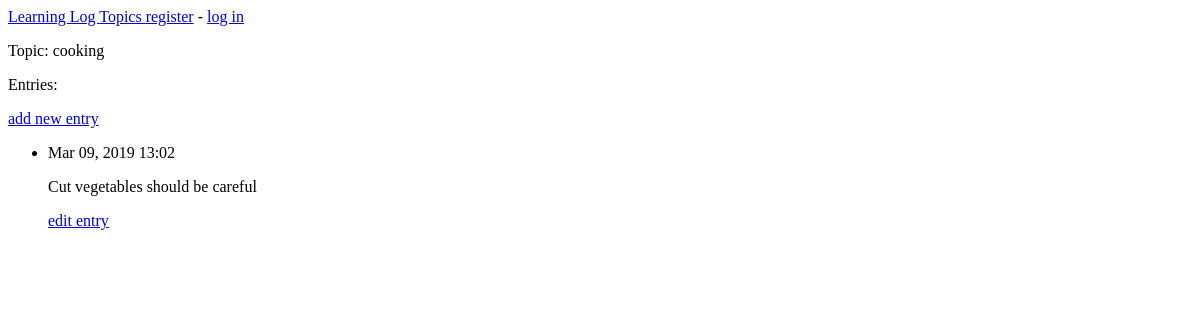
The page /topics/1/ on the database as committed earlier.
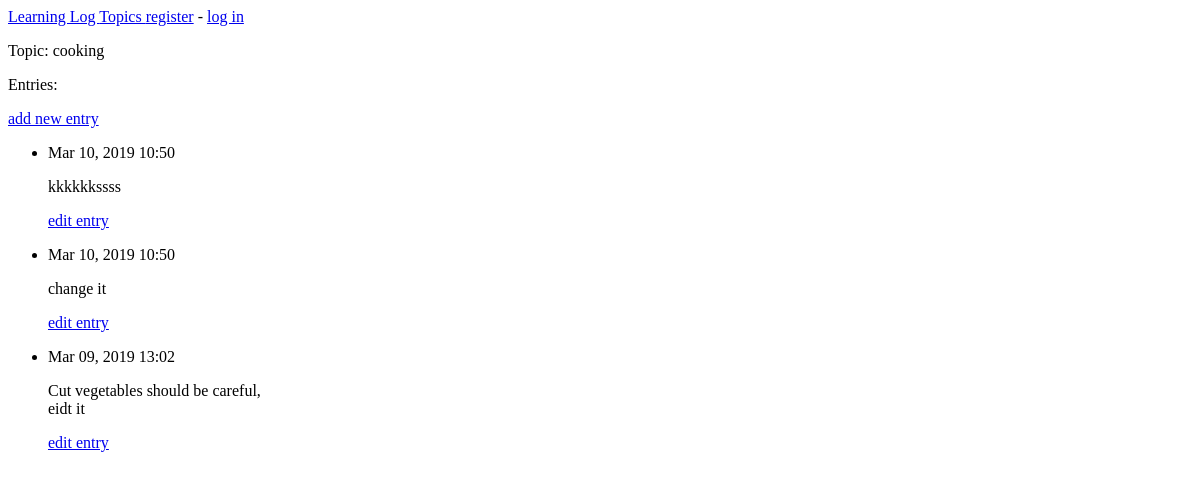
The same page on the database as committed later.
### learning_logs/models.py (models this page shows, shortened)
class Topic(models.Model):
    text = models.CharField(max_length=200)
    date_added = models.DateTimeField(auto_now_add=True)
    def __str__(self):
        return self.text

class Entry(models.Model):
    topic = models.ForeignKey(Topic, on_delete=models.CASCADE)
    text = models.TextField()
    data_added = models.DateTimeField(auto_now_add=True)
    class Meta:
        verbose_name_plural = 'entries'

### learning_logs/views.py (the view)
# urls.py: url(r'^topics/(?P<topic_id>\d+)/$', views.topic, name='topic'),
def topic(request, topic_id):
    topic = Topic.objects.get(id=topic_id)
    entries = topic.entry_set.order_by('-data_added')
    context = {'topic': topic, 'entries': entries}
    return render(request, 'learning_logs/topic.html', context)

### learning_logs/templates/learning_logs/topic.html
{% extends 'learning_logs/base.html' %}
{% block content %}
    <p>Topic: {{ topic }}</p>
    <p>Entries:</p>
    <p>
        <a href="{% url 'learning_logs:new_entry' topic.id %}">
            add new entry
        </a>
    </p>
    <ul>
        {% for entry in entries %}
        <li>
            <p>{{ entry.data_added|date:'M d, Y H:i' }}</p>
            <p>{{ entry.text|linebreaks }}</p>
            <p>
                <a href="{% url 'learning_logs:edit_entry' entry.id %}">
                    edit entry
                </a>
            </p>
        </li>
        {% empty %}
        <li>
            There are no entries for this topic yet.
        </li>
        {% endfor %}
    </ul>
{% endblock content %}

### learning_logs/templates/learning_logs/base.html
<p>
    <a href="{% url 'learning_logs:index'%}">
        Learning Log
    </a>
    <a href="{% url 'learning_logs:topics'%}">
        Topics
    </a>
    {% if user.is_authenticated %}
        Hello, {{ user.username }}.
        <a href="{% url 'users:logout' %}">log out</a>
    {% else %}
        <a href="{% url 'users:register' %}">register</a> -
        <a href="{% url 'users:login' %}">log in</a>
    {% endif %}
</p>
{% block content %} {% endblock content %}

Rows that differ between the two databases and show on the page:
added Entry: data_added "Mar 10, 2019 10:50", text "kkkkkkssss"
added Entry: data_added "Mar 10, 2019 10:50", text "change it"
changed Entry: text "Cut vegetables should be careful" → "Cut vegetables should be careful, eidt it"
